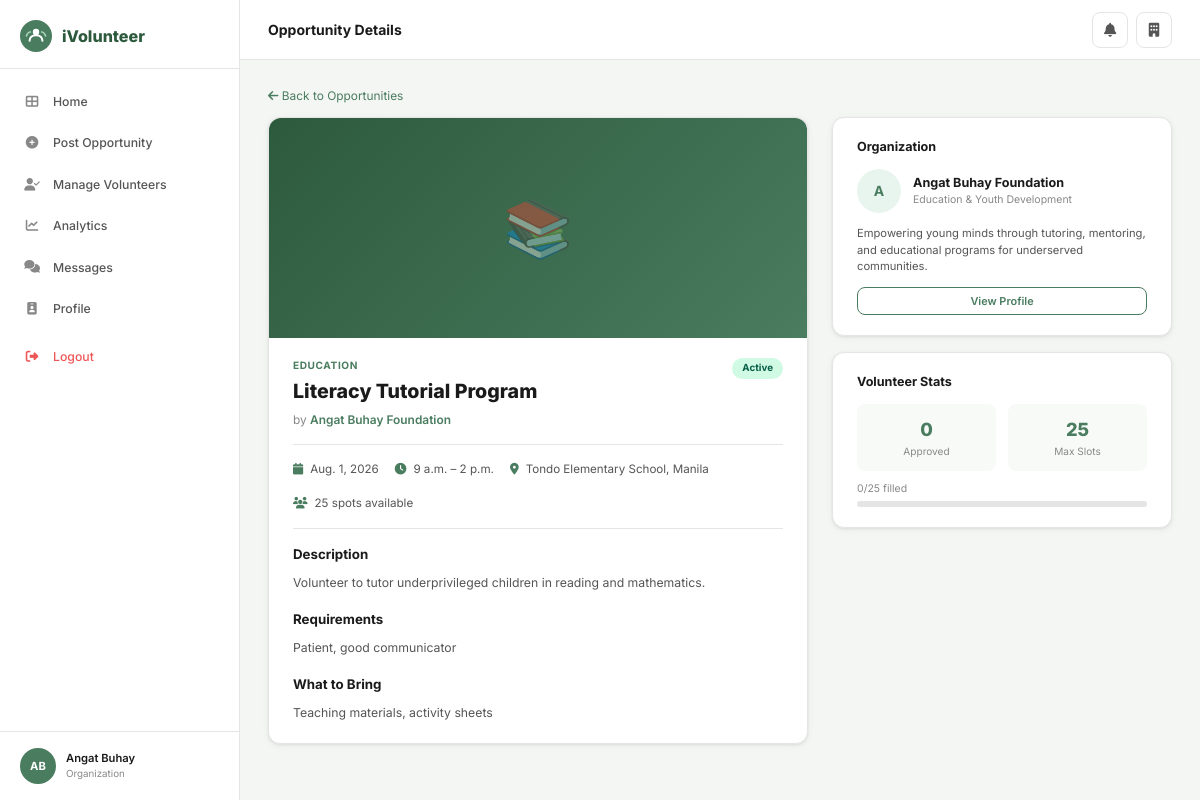
/opportunities/2/ (signed in), run on the app's committed database.
### core/models.py (models this page shows, shortened)
class User(AbstractUser):
    ROLE_CHOICES = [('volunteer','Volunteer'),('organization','Organization'),('admin','Admin')]
    STATUS_CHOICES = [('active','Active'),('pending','Pending'),('suspended','Suspended'),('inactive','Inactive')]
    role = models.CharField(max_length=20, choices=ROLE_CHOICES, default='volunteer')
    phone_number = models.CharField(max_length=20, blank=True)
    profile_picture = models.ImageField(upload_to='profile_pics/', blank=True, null=True)
    location = models.CharField(max_length=200, blank=True)
    status = models.CharField(max_length=20, choices=STATUS_CHOICES, default='active')
    is_verified = models.BooleanField(default=False)

class Opportunity(models.Model):
    CATEGORY_CHOICES = [('environmental','Environmental'),('healthcare','Healthcare'),('education','Education'),('community','Community'),('animal_care','Animal Care'),('disaster','Disaster Relief'),('other','Other')]
    STATUS_CHOICES = [('active','Active'),('pending','Pending'),('suspended','Suspended'),('completed','Completed'),('cancelled','Cancelled')]
    organization = models.ForeignKey(Organization, on_delete=models.CASCADE, related_name='opportunities')
    title = models.CharField(max_length=200)
    description = models.TextField()
    category = models.CharField(max_length=30, choices=CATEGORY_CHOICES)
    location = models.CharField(max_length=200)
    date = models.DateField()
    start_time = models.TimeField()
    end_time = models.TimeField()
    max_volunteers = models.PositiveIntegerField(default=50)
    requirements = models.TextField(blank=True)
    what_to_bring = models.TextField(blank=True)
    image = models.ImageField(upload_to='opportunities/', blank=True, null=True)
    status = models.CharField(max_length=20, choices=STATUS_CHOICES, default='active')
    created_at = models.DateTimeField(default=timezone.now)
    class Meta: ordering = ['-created_at']
    @property
    def approved_count(self): return self.applications.filter(status='approved').count()
    @property
    def spots_available(self): return max(0, self.max_volunteers - self.approved_count)

class Organization(models.Model):
    ORG_TYPES = [('environmental','Environmental & Conservation'),('health','Health & Medical Support'),('education','Education & Youth Development'),('disaster','Disaster Relief & Humanitarian'),('community','Community & Social Welfare'),('animal','Animal Welfare'),('other','Other')]
    user = models.OneToOneField(User, on_delete=models.CASCADE, related_name='organization')
    name = models.CharField(max_length=200)
    org_type = models.CharField(max_length=30, choices=ORG_TYPES)
    description = models.TextField(blank=True)
    website = models.URLField(blank=True)
    address = models.CharField(max_length=300, blank=True)
    accreditation_doc = models.FileField(upload_to='accreditation/', blank=True, null=True)
    contact_person = models.CharField(max_length=100, blank=True)
    is_verified = models.BooleanField(default=False)
    total_events = models.PositiveIntegerField(default=0)
    total_volunteers = models.PositiveIntegerField(default=0)
    total_hours = models.PositiveIntegerField(default=0)
    rating = models.DecimalField(max_digits=3, decimal_places=2, default=0.0)
    rating_count = models.PositiveIntegerField(default=0)

### core/views.py (the view)
# urls.py: path('opportunities/<int:pk>/', views.opp_detail, name='opp_detail'),
@login_required
def opp_detail(request, pk):
    opp = get_object_or_404(Opportunity, pk=pk)
    user_app = Application.objects.filter(volunteer=request.user, opportunity=opp).first() if is_vol(request.user) else None
    return render(request, 'core/opp_detail.html', {'opp': opp, 'user_app': user_app})

### core/templates/core/opp_detail.html (shortened to what this page needs)
{% extends 'core/base.html' %}
{% block page_title %}Opportunity Details{% endblock %}
{% block content %}
<div style="margin-bottom:12px"><a href="{% url 'opportunities_list' %}" style="color:#4a7c5f;font-size:.85rem"><i class="fas fa-arrow-left"></i> Back to Opportunities</a></div>
<div class="detail-grid">
  <div class="detail-main">
    <div class="card mb-4">
      <div style="height:220px;background:linear-gradient(135deg,#2d5a3d,#4a7c5f);border-radius:12px 12px 0 0;display:flex;align-items:center;justify-content:center;font-size:4rem;color:rgba(255,255,255,.4);overflow:hidden">
        {% if opp.image %}<img src="{{ opp.image.url }}" alt="" style="width:100%;height:100%;object-fit:cover">{% else %}
        {% if opp.category == 'environmental' %}🌿{% elif opp.category == 'healthcare' %}🏥{% elif opp.category == 'education' %}📚{% elif opp.category == 'community' %}🤝{% elif opp.category == 'animal_care' %}🐾{% elif opp.category == 'disaster' %}🆘{% else %}❤️{% endif %}
        {% endif %}
      </div>
      <div class="card-body">
        <div style="display:flex;align-items:flex-start;justify-content:space-between;margin-bottom:12px">
          <div>
            <div style="font-size:.72rem;font-weight:700;text-transform:uppercase;letter-spacing:.06em;color:#4a7c5f;margin-bottom:4px">{{ opp.get_category_display }}</div>
            <h1 style="font-size:1.4rem;font-weight:800;color:#1a1a1a">{{ opp.title }}</h1>
            <div style="font-size:.85rem;color:#888;margin-top:4px">by <a href="{% url 'public_org_profile' opp.organization.pk %}" style="color:#4a7c5f;font-weight:600">{{ opp.organization.name }}</a></div>
          </div>
          <span class="badge badge-{{ opp.status }}">{{ opp.get_status_display }}</span>
        </div>
        <div style="display:flex;flex-wrap:wrap;gap:16px;margin:16px 0;padding:16px 0;border-top:1px solid #e5e5e5;border-bottom:1px solid #e5e5e5;font-size:.83rem;color:#555">
          <div style="display:flex;align-items:center;gap:7px"><i class="fas fa-calendar" style="color:#4a7c5f"></i> {{ opp.date }}</div>
          <div style="display:flex;align-items:center;gap:7px"><i class="fas fa-clock" style="color:#4a7c5f"></i> {{ opp.start_time }} – {{ opp.end_time }}</div>
          <div style="display:flex;align-items:center;gap:7px"><i class="fas fa-map-marker-alt" style="color:#4a7c5f"></i> {{ opp.location }}</div>
          <div style="display:flex;align-items:center;gap:7px"><i class="fas fa-users" style="color:#4a7c5f"></i> {{ opp.spots_available }} spots available</div>
        </div>
        <h3 style="font-weight:700;margin-bottom:8px;font-size:.95rem">Description</h3>
        <p style="color:#555;line-height:1.7;font-size:.875rem">{{ opp.description }}</p>
        {% if opp.requirements %}
        <h3 style="font-weight:700;margin:16px 0 8px;font-size:.95rem">Requirements</h3>
        <p style="color:#555;line-height:1.7;font-size:.875rem">{{ opp.requirements }}</p>
        {% endif %}
        {% if opp.what_to_bring %}
        <h3 style="font-weight:700;margin:16px 0 8px;font-size:.95rem">What to Bring</h3>
        <p style="color:#555;line-height:1.7;font-size:.875rem">{{ opp.what_to_bring }}</p>
        {% endif %}
      </div>
    </div>
  </div>
  <div>
    <div class="card mb-4">
      <div class="card-body">
        <div style="font-weight:700;margin-bottom:12px;font-size:.9rem">Organization</div>
        <div style="display:flex;align-items:center;gap:12px;margin-bottom:12px">
          <div style="width:44px;height:44px;border-radius:50%;background:#e8f5ee;color:#4a7c5f;display:flex;align-items:center;justify-content:center;font-weight:700;font-size:1rem">
            {{ opp.organization.name|first|upper }}
          </div>
          <div>
            <div style="font-weight:700;font-size:.9rem">{{ opp.organization.name }}</div>
            <div style="font-size:.75rem;color:#888">{{ opp.organization.get_org_type_display }}</div>
          </div>
        </div>
        {% if opp.organization.description %}
        <p style="font-size:.8rem;color:#555;line-height:1.5;margin-bottom:12px">{{ opp.organization.description|truncatewords:30 }}</p>
        {% endif %}
        <div style="display:flex;gap:6px">
          <a href="{% url 'public_org_profile' opp.organization.pk %}" class="btn btn-outline-green btn-sm btn-block">View Profile</a>
        </div>
      </div>
    </div>
    <div class="card mb-4">
      <div class="card-body">
        <div style="font-weight:700;margin-bottom:12px;font-size:.9rem">Volunteer Stats</div>
        <div style="display:grid;grid-template-columns:1fr 1fr;gap:12px">
          <div style="text-align:center;padding:12px;background:#f8faf8;border-radius:8px">
            <div style="font-size:1.3rem;font-weight:800;color:#4a7c5f">{{ opp.approved_count }}</div>
            <div style="font-size:.72rem;color:#888">Approved</div>
          </div>
          <div style="text-align:center;padding:12px;background:#f8faf8;border-radius:8px">
            <div style="font-size:1.3rem;font-weight:800;color:#4a7c5f">{{ opp.max_volunteers }}</div>
            <div style="font-size:.72rem;color:#888">Max Slots</div>
          </div>
        </div>
        <div style="margin-top:10px">
          <div style="font-size:.75rem;color:#888;margin-bottom:4px">{{ opp.approved_count }}/{{ opp.max_volunteers }} filled</div>
          <div class="progress-bar"><div class="progress-fill" style="width:{% widthratio opp.approved_count opp.max_volunteers 100 %}%"></div></div>
        </div>
      </div>
    </div>
  </div>
</div>
{% endblock %}

### core/templates/core/base.html (shortened to what this page needs)
<!DOCTYPE html>
<html lang="en">
<head>
<link rel="stylesheet" href="https://cdnjs.cloudflare.com/ajax/libs/font-awesome/6.5.0/css/all.min.css">
{% load static %}
</head>
<body>
{% block full_page %}
<div class="layout">
  {% if user.is_authenticated %}
  <aside class="sidebar">
    <div class="sidebar-logo">
      <span class="sidebar-logo-text">iVolunteer</span>
    </div>
    <nav class="sidebar-nav">
      {% if user.role == 'admin' or user.is_superuser %}
        <a href="{% url 'admin_dashboard' %}" class="nav-item {% if request.resolver_match.url_name == 'admin_dashboard' %}active{% endif %}">
          <i class="fas fa-th-large"></i> Dashboard
        </a>
        <a href="{% url 'admin_organizations' %}" class="nav-item {% if 'admin_org' in request.resolver_match.url_name %}active{% endif %}">
          <i class="fas fa-building-user"></i> Organizations
        </a>
        <a href="{% url 'admin_users' %}" class="nav-item {% if 'admin_user' in request.resolver_match.url_name %}active{% endif %}">
          <i class="fas fa-users"></i> Users
        </a>
        <a href="{% url 'admin_verification' %}" class="nav-item {% if 'verification' in request.resolver_match.url_name %}active{% endif %}">
          <i class="fas fa-id-card"></i> Verification
        </a>
        <a href="{% url 'admin_opportunities' %}" class="nav-item {% if 'admin_opportunities' in request.resolver_match.url_name %}active{% endif %}">
          <i class="fas fa-hand-holding-heart"></i> Opportunities
        </a>
        <a href="{% url 'admin_reports' %}" class="nav-item {% if 'report' in request.resolver_match.url_name %}active{% endif %}">
          <i class="fas fa-flag"></i> Reports
        </a>
        <a href="{% url 'admin_analytics' %}" class="nav-item {% if 'analytics' in request.resolver_match.url_name %}active{% endif %}">
          <i class="fas fa-chart-bar"></i> Analytics
        </a>
      {% elif user.role == 'organization' %}
        <a href="{% url 'org_dashboard' %}" class="nav-item {% if request.resolver_match.url_name == 'org_dashboard' %}active{% endif %}">
          <i class="fas fa-th-large"></i> Home
        </a>
        <a href="{% url 'create_opp' %}" class="nav-item {% if 'create_opp' == request.resolver_match.url_name %}active{% endif %}">
          <i class="fas fa-plus-circle"></i> Post Opportunity
        </a>
        <a href="{% url 'org_manage_volunteers' %}" class="nav-item {% if 'manage_volunteers' in request.resolver_match.url_name %}active{% endif %}">
          <i class="fas fa-user-check"></i> Manage Volunteers
        </a>
        <a href="{% url 'org_analytics' %}" class="nav-item {% if 'org_analytics' == request.resolver_match.url_name %}active{% endif %}">
          <i class="fas fa-chart-line"></i> Analytics
        </a>
        <a href="{% url 'chats' %}" class="nav-item {% if 'chat' in request.resolver_match.url_name %}active{% endif %}">
          <i class="fas fa-comments"></i> Messages
        </a>
        <a href="{% url 'org_profile' %}" class="nav-item {% if 'org_profile' == request.resolver_match.url_name %}active{% endif %}">
          <i class="fas fa-id-badge"></i> Profile
        </a>
      {% endif %}
      <a href="{% url 'logout' %}" class="nav-item nav-logout" style="margin-top:8px">
        <i class="fas fa-sign-out-alt"></i> Logout
      </a>
    </nav>
    <div class="sidebar-footer">
      <div class="sidebar-user">
        <div class="s-avatar">
          {% if user.profile_picture %}<img src="{{ user.profile_picture.url }}" alt="">
          {% else %}{{ user.first_name|first|upper }}{{ user.last_name|first|upper }}{% endif %}
        </div>
        <div>
          <div class="s-user-name">{{ user.get_full_name|default:user.username }}</div>
          <div class="s-user-role">{{ user.get_role_display }}</div>
        </div>
      </div>
    </div>
  </aside>
  {% endif %}
  <main class="main">
    {% if user.is_authenticated %}
    <header class="topbar">
      <span class="topbar-title">{% block page_title %}{% endblock %}</span>
      <div class="topbar-right">
        <a href="{% url 'notifications' %}" class="icon-btn" title="Notifications">
          <i class="fas fa-bell"></i>
        </a>
        {% if user.role == 'volunteer' %}
        <a href="{% url 'vol_profile' %}" class="icon-btn"><i class="fas fa-user"></i></a>
        {% elif user.role == 'organization' %}
        <a href="{% url 'org_profile' %}" class="icon-btn"><i class="fas fa-building"></i></a>
        {% endif %}
      </div>
    </header>
    {% endif %}
    <div class="content">
      {% block content %}{% endblock %}
    </div>
  </main>
</div>
{% endblock full_page %}
</body>
</html>

### data on the page
User: first_name|first "A", last_name|first "B", get_full_name "Angat Buhay", role "Organization"
Opportunity: category "EDUCATION", title "Literacy Tutorial Program", organization.name "Angat Buhay Foundation", status "Active", date "Aug. 1, 2026", start_time "9 a.m.", end_time "2 p.m.", location "Tondo Elementary School, Manila", spots_available "25", description "Volunteer to tutor underprivileged children in reading and mathematics.", requirements "Patient, good communicator", what_to_bring "Teaching materials, activity sheets", organization.name|first "A", organization.org_type "Education & Youth Development", organization.description "Empowering young minds through tutoring, mentoring, and educational programs for underserved communities.", approved_count "0", max_volunteers "25"
